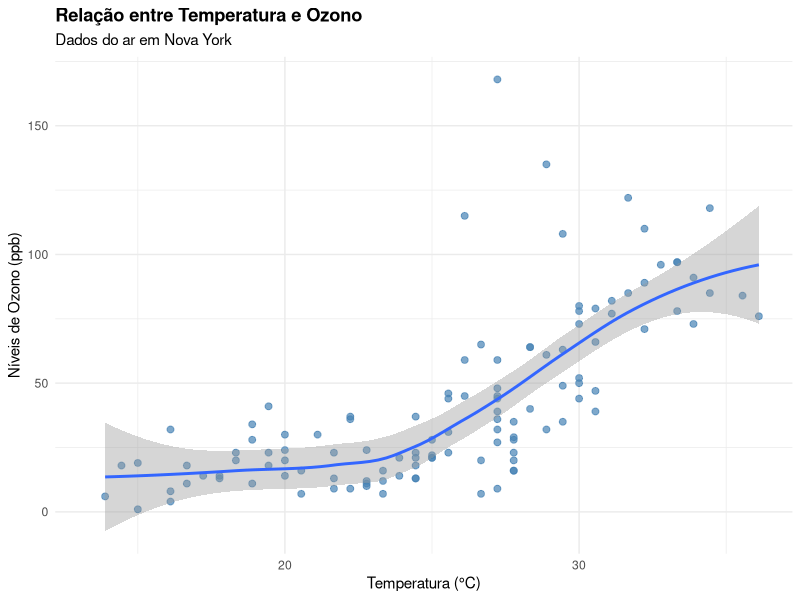

This chart was generated by the following R code:
## ---- chunk 1
#| echo: true
#| output-location: slide
library(ggplot2)
library(dplyr)
ggplot(airquality |> mutate(Temp= (Temp - 32) * 5/9), aes(Temp, Ozone)) +
  geom_point(color = "steelblue", size = 2, alpha = 0.7) + 
  geom_smooth(method = "loess")+
  labs(
    title = "Relação entre Temperatura e Ozono", 
    subtitle = "Dados do ar em Nova York",
    x = "Temperatura (°C)",
    y = "Níveis de Ozono (ppb)"
  )+
  theme_minimal()+
  theme(plot.title = element_text(face = "bold"))

